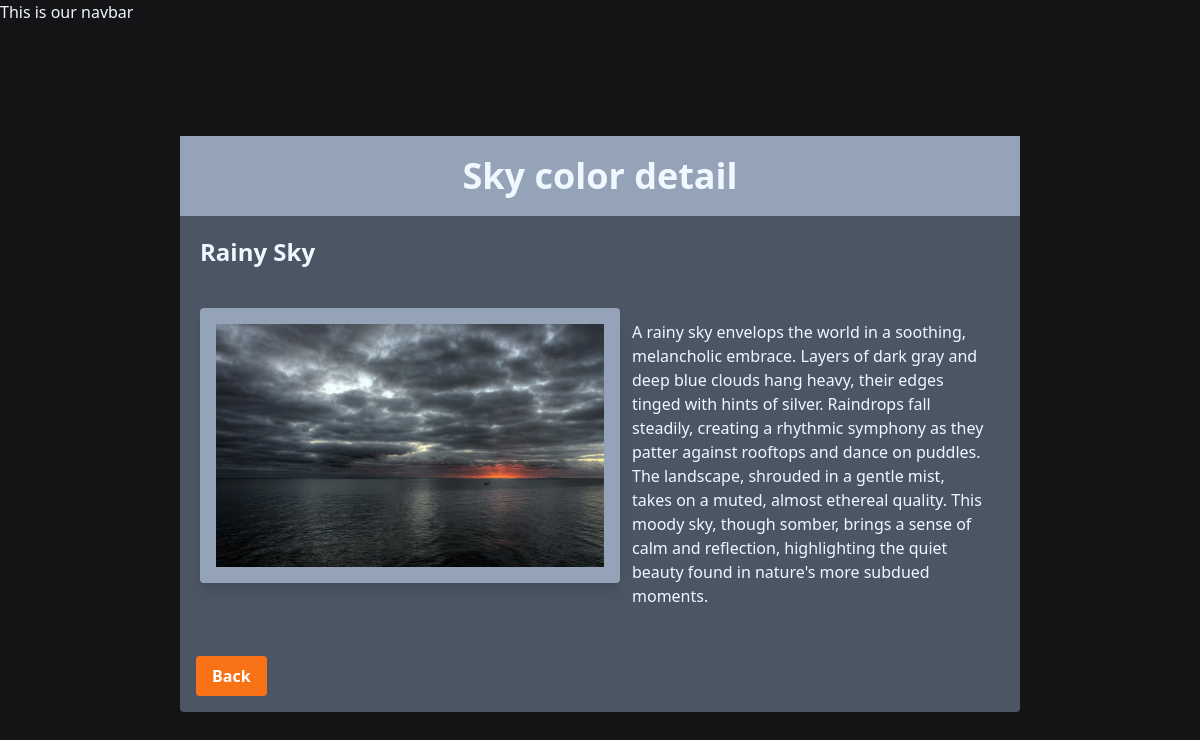
Screenshot of /sky/3/ with the database file from the repository.
### sky/models.py (models this page shows, shortened)
class SkyColor(models.Model):
    SKY_COLOR = [
        ("BL", "BLUE"),
        ("YE", "YELLOW"),
        ("RE", "RED"),
        ("OR", "ORANGE"),
        ("PI", "PINK"),
    ]
    color = models.CharField(max_length=50)
    image = models.ImageField(upload_to="skys/")
    date_added = models.DateTimeField(default=timezone.now)
    type = models.CharField(max_length=2, choices=SKY_COLOR)
    description = models.TextField(default="")

### sky/views.py (the view)
# urls.py: path('<int:sky_id>/', views.sky_detail , name ='sky_detail'),
def sky_detail(request, sky_id):
    sky = get_object_or_404(SkyColor, pk=sky_id)
    return render(request, "sky/sky_detail.html", {"sky": sky})

### sky/templates/sky/sky_detail.html (shortened to what this page needs)
{% extends "layout.html" %}
{% block content %}
<div class="flex justify-center items-center min-h-screen">
    <div class="bg-gray-600 hover:bg-gray-500 grid grid-cols-2 rounded w-[70%]">
        <h1 class="text-4xl font-bold bg-slate-400 p-5 col-span-2">Sky color detail</h1>
        <h3 class="text-2xl font-bold p-5 col-span-2">{{sky.color}}</h3>
        <img class="bg-slate-400 rounded shadow-lg gap-4 p-4 m-5" src="{{sky.image.url}}" alt="" />
        <p class="gap-4 m-4 p-4 rounded">{{ sky.description }}</p>
        <a href="{{'../'}}">
            <button type="button" class="bg-orange-500 hover:bg-orange-400 text-white font-bold py-2 px-4 rounded m-4">
                Back
            </button>
        </a>
    </div>
</div>
{% endblock %}

### static/style.css (style rules this page uses)
body { background-color: #141316; color: aliceblue; }
h1 { text-align: center; font: 12px; }

### rows the page displays
SkyColor: color "Rainy Sky", image (picture), description "A rainy sky envelops the world in a soothing, melancholic embrace. Layers of dark gray and deep blue clouds hang heavy, their edges tinged with hints of silver. Raindrops fall steadily, creating a rhythmic symphony as they patter against rooftops and dance on puddles. The landscape, shrouded in a gentle mist, takes on a muted, almost ethereal quality. This moody sky, though somber, brings a sense of calm and reflection, highlighting the quiet beauty found in nature's more subdued moments."
